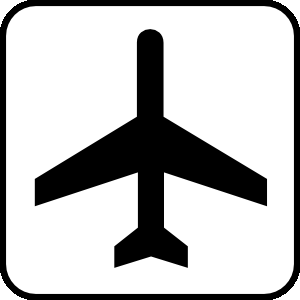
#> input picture plane.png, 300 x 300 px
$ python deprecated.py
#> lines starting #> are read from the running program, lines starting #| are printed output that depends on the picture
from PIL import Image
import glob
import math
import cv2
import numpy as np
import os
# THIS FILE IS NO LONGER NEEDED
class GroundTruth():
    def __init__(self):
        self.pathWritter()
        print("done")

    # Discretizes from matlab output
    # [63 lines left out: functions discretize, get_line, not called in this run]

    def pathWritter(self):
        path_files = glob.glob('path/*.txt')
        image_files = glob.glob('output/final/*.jpg')
        iteration = 1
        plane = cv2.imread("plane.png")
#> plane is the input picture: shape (300, 300, 3); min 0, max 255, mean 190.6
        plane = cv2.resize(plane,(100,100))
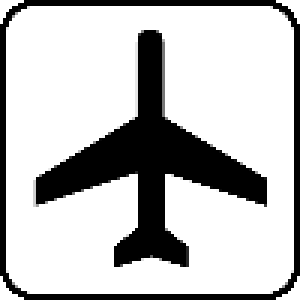
#> plane: shape (100, 100, 3) (shown 3 times larger); min 0, max 255, mean 190.7

        for filename in path_files:
            print("path file ", iteration)
            image = cv2.imread(image_files[iteration-1])
            f = open(filename,'r')

            name = str(iteration)
            directory = os.getcwd() + "\\output\\gt\\" + name
            if not os.path.exists(directory):
                os.makedirs(directory)

            pts = []

            for line in f:
                ini = line.strip().split()
                x = self.discretize(ini[0])
                y = self.discretize(ini[1])
                pts.append((x,y))
            allpts = []

            for i in range(1,len(pts)):
                allpts.append(pts[i-1])
                # call new pts with i-1 and i
                newpts = self.get_line(pts[i-1],pts[i])
                stride = 5
                curr = 0
                for p in newpts:
                    if(curr % stride == 0):
                        allpts.append(p)
                    curr += 1
                allpts.append(pts[i])

            textfile = directory + "\\%d.txt" % iteration
            t = open(textfile,'w+')

            for pt in allpts:
                img = image.copy()
                x = pt[0]
                y = pt[1]

                if(0 >  x - plane.shape[1]//2 or 0 > y - plane.shape[0]//2 or img.shape[1] < x + plane.shape[1]//2 or img.shape[0] < y - plane.shape[0]//2):
                    continue
                b = plane.shape[1]
                h = plane.shape[0]
                coord = str(x)+"," +str(y)+"," +str(b)+"," +str(h) + "\n"
                t.write(coord)
            t.close()
            iteration = iteration + 1
#> (the run stopped early here; a loop or call above may not have finished)

$ run again, with fig.png copied over plane.png
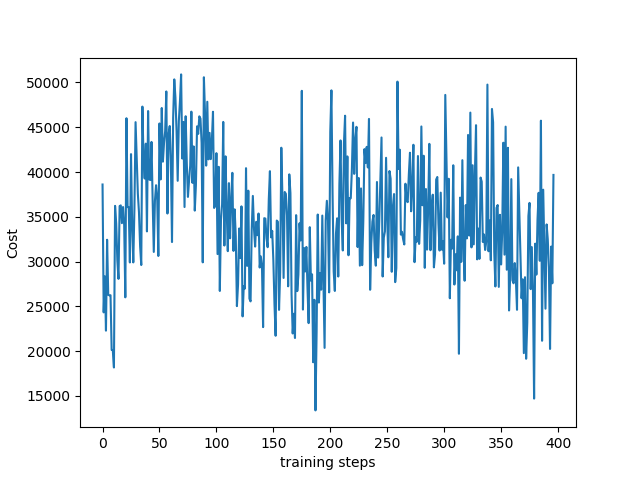
#> input picture fig.png, 640 x 480 px
#> in pathWritter, plane is the input picture: shape (480, 640, 3); mean B, G, R 242.8, 235.7, 225.4
#> in pathWritter, `plane = cv2.resize(plane,(100,100))`:
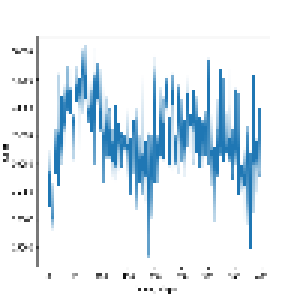
#> plane: shape (100, 100, 3) (shown 3 times larger); mean B, G, R 243.6, 236.8, 227
